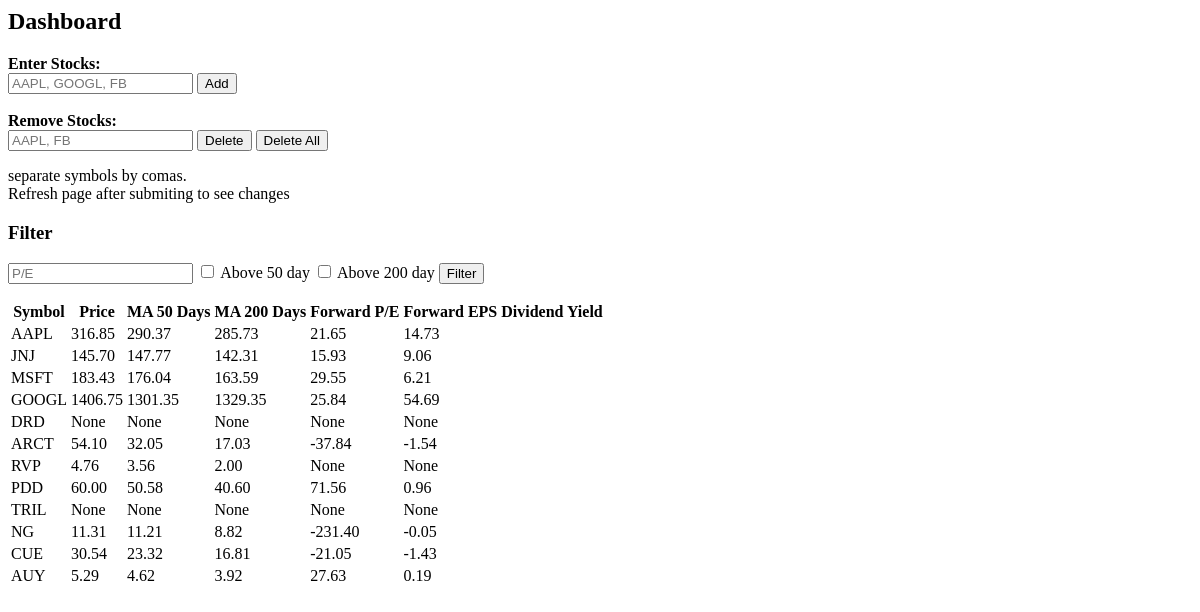
Before: / with the older database file.
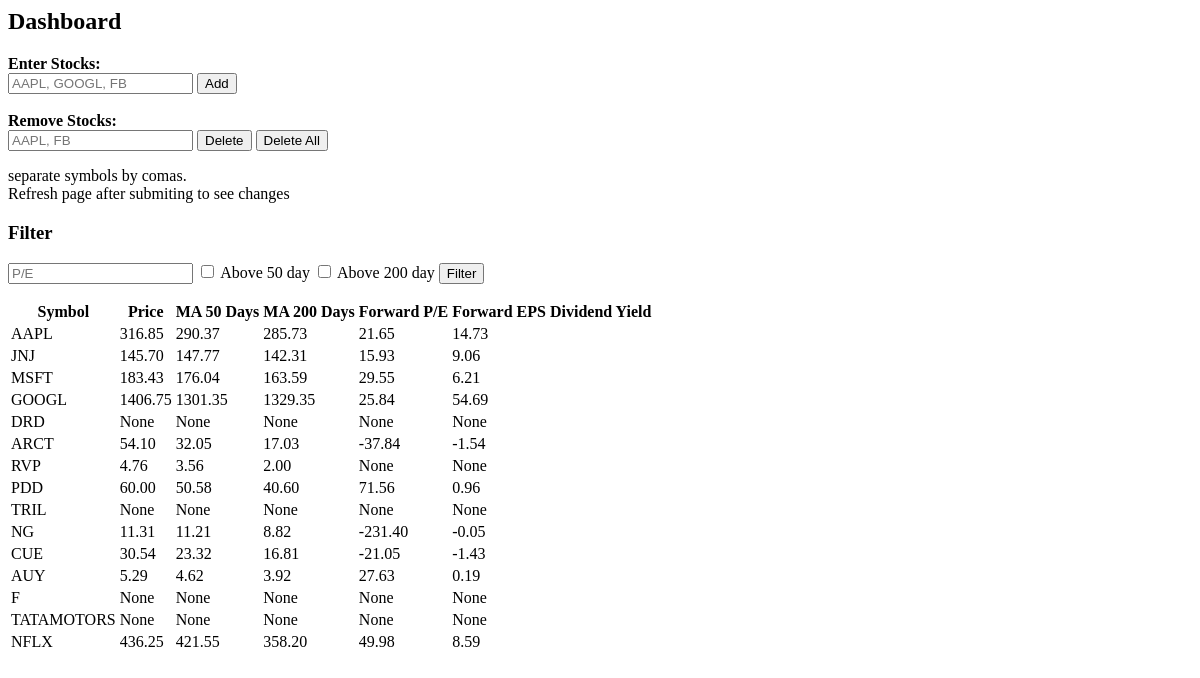
After: the same page with the newer database file.
### models.py (models this page shows)
class Stock(Base):
    __tablename__ = "stocks"
    id = Column(Integer, primary_key=True, index=True)
    symbol = Column(String, unique=True, index=True)
    price = Column(Numeric(10,2)) # 10 digits before and 2 after dec point
    forward_pe = Column(Numeric(10,2)) # be wary of floating calc errors
    forward_eps = Column(Numeric(10,2))
    ma50 = Column(Numeric(10,2))
    ma200 = Column(Numeric(10,2))

### main.py (the view)
@app.get("/")
def dashboard(request: Request, forward_pe=None, ma50=None, ma200=None , db: Session = Depends(get_db)): #note db session added
	stocks = db.query(Stock)
	if forward_pe:
		stocks = stocks.filter(Stock.forward_pe < forward_pe)
	if ma50:
		stocks = stocks.filter(Stock.price > Stock.ma50) #note Stock.ma50 not just `ma50`
	if ma200:
		stocks = stocks.filter(Stock.price > Stock.ma200)
	context = {
		"request": request,
		"stocks": stocks,
		"forward_pe": forward_pe,
		"ma50": ma50,
		"ma200": ma200
	}
	return templates.TemplateResponse("dashboard.html", context)

### templates/dashboard.html (shortened to what this page needs)
{% extends "layout.html" %}
{% block content %}
<div>
	<b>Enter Stocks: </b> <br/>
	<input type="text" id="symbols" placeholder="AAPL, GOOGL, FB">
	<input type="button" onclick="add_to_db()" value="Add">
	<br/> <br/> <b>Remove Stocks: </b> <br />
	<input type="text" id="delSymbols" placeholder="AAPL, FB">
	<input type="button" onclick="delete_from_db()" value="Delete">
	<input type="button" onclick="delete_all()" value="Delete All">
	<p id="result">separate symbols by comas. <br/>Refresh page after submiting to see changes</p>
</div>
<div>
	<h3> Filter </h3>
	<form>
	<input type="text" name="forward_pe" placeholder="P/E" {% if forward_pe %} value={{forward_pe}} {% endif %} />
	<input type="checkbox" name="ma50" {% if ma50 %} checked {% endif %}> <label> Above 50 day </label>
	<input type="checkbox" name="ma200" {% if ma200 %} checked {% endif %}> <label> Above 200 day </label>
	<input type="submit" value="Filter">
	</form>
</div>
<div>
	<table>
		<thead>
			<tr>
				<th>Symbol</th>
				<th>Price</th>
				<th>MA 50 Days</th>
				<th>MA 200 Days</th>
				<th>Forward P/E</th>
				<th>Forward EPS</th>
				<th>Dividend Yield</th>
			</tr>
		</thead>
		<tbody>
			{% for record_col in stocks %}
			<tr>
				<td>{{ record_col.symbol }}</td>
				<td>{{ record_col.price }}</td>
				<td>{{ record_col.ma50 }}</td>
				<td>{{ record_col.ma200 }}</td>
				<td>{{ record_col.forward_pe }}</td>
				<td>{{ record_col.forward_eps }}</td>
				<td>{{ record_col.dividend_yield }}</td>
			</tr>
			{% endfor %}
		</tbody>
	</table>
</div>
{% endblock %}

### templates/layout.html (shortened to what this page needs)
<html>
	<head>
	<head>
	<body>
		<h2> Dashboard </h2>
		{% block content %}
		{% endblock %}
	</body>
</html>

Changed rows visible on the page:
added Stock: symbol "F", price "None", ma50 "None", ma200 "None", forward_pe "None", forward_eps "None"
added Stock: symbol "TATAMOTORS", price "None", ma50 "None", ma200 "None", forward_pe "None", forward_eps "None"
added Stock: symbol "NFLX", price "436.25", ma50 "421.55", ma200 "358.20", forward_pe "49.98", forward_eps "8.59"
